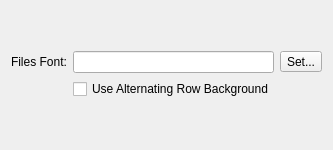
         <widget class="QWidget" name="fTabUiFiles">
          <attribute name="title">
           <string>Files</string>
          </attribute>
          <layout class="QVBoxLayout">
           <item>
            <spacer>
             <property name="orientation">
              <enum>Qt::Vertical</enum>
             </property>
             <property name="sizeHint" stdset="0">
              <size>
               <width>20</width>
               <height>40</height>
              </size>
             </property>
            </spacer>
           </item>
           <item>
            <layout class="QGridLayout">
             <item row="0" column="0">
              <widget class="QLabel" name="label_21">
               <property name="text">
                <string>Files Font:</string>
               </property>
              </widget>
             </item>
             <item row="1" column="1">
              <widget class="QCheckBox" name="fBtnIfFilesAlternateRow">
               <property name="text">
                <string>Use Alternating Row Background</string>
               </property>
              </widget>
             </item>
             <item row="0" column="1">
              <widget class="QLineEdit" name="fIfFilesFont"/>
             </item>
             <item row="0" column="2">
              <widget class="QToolButton" name="fBtnIfFilesFont">
               <property name="text">
                <string>Set...</string>
               </property>
              </widget>
             </item>
            </layout>
           </item>
           <item>
            <spacer>
             <property name="orientation">
              <enum>Qt::Vertical</enum>
             </property>
             <property name="sizeHint" stdset="0">
              <size>
               <width>20</width>
               <height>40</height>
              </size>
             </property>
            </spacer>
           </item>
          </layout>
         </widget>
